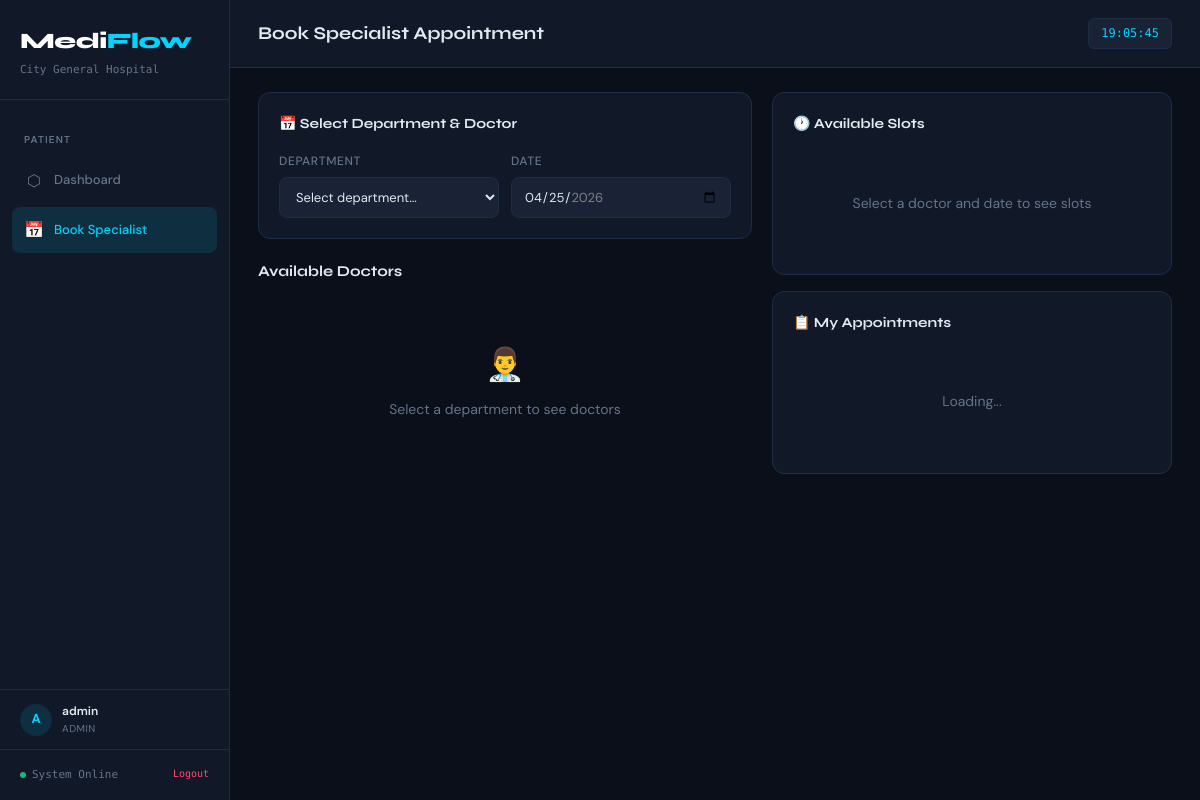
Page /patient/appointments (signed in) on the committed database.
### models/hospital.py (models this page shows, shortened)
class Hospital(db.Model):
    __tablename__ = 'hospitals'
    id         = db.Column(db.Integer, primary_key=True)
    name       = db.Column(db.String(200), nullable=False)
    code       = db.Column(db.String(50), unique=True, nullable=False)  # URL-safe slug
    address    = db.Column(db.String(500), default='')
    phone      = db.Column(db.String(20), default='')
    logo_url   = db.Column(db.String(500), default='')
    is_active  = db.Column(db.Boolean, default=True)
    created_at = db.Column(db.DateTime, default=lambda: datetime.now(timezone.utc))
    users        = db.relationship('User', backref='hospital', lazy='dynamic')
    patients     = db.relationship('Patient', backref='hospital', lazy='dynamic')
    doctors      = db.relationship('Doctor', backref='hospital', lazy='dynamic')
    queue_entries = db.relationship('QueueEntry', backref='hospital', lazy='dynamic')
    appointments = db.relationship('Appointment', backref='hospital', lazy='dynamic')
    activity_logs = db.relationship('ActivityLog', backref='hospital', lazy='dynamic')

### models/user.py (models this page shows, shortened)
class User(db.Model):
    __tablename__ = 'users'
    id            = db.Column(db.Integer, primary_key=True)
    email         = db.Column(db.String(200), unique=True, nullable=False)
    password_hash = db.Column(db.String(200), nullable=False)
    role          = db.Column(db.String(20), nullable=False, default='patient')  # patient | doctor | admin
    hospital_id   = db.Column(db.Integer, db.ForeignKey('hospitals.id'), nullable=False)
    is_active     = db.Column(db.Boolean, default=True)
    is_superadmin = db.Column(db.Boolean, default=False)
    created_at    = db.Column(db.DateTime, default=lambda: datetime.now(timezone.utc))
    patient_profile = db.relationship('Patient', backref='user', uselist=False)
    doctor_profile  = db.relationship('Doctor', backref='user', uselist=False)
    activity_logs   = db.relationship('ActivityLog', backref='user', lazy='dynamic')

### routes/dashboard.py (the view)
@dashboard_bp.route('/patient/appointments')
@role_required('patient')
def patient_appointments():
    user = get_current_user()
    patient = Patient.query.filter_by(user_id=user.id).first()
    doctors = Doctor.query.filter_by(hospital_id=user.hospital_id, is_available=True).all()
    departments = sorted(set(d.department for d in doctors))
    hospital = Hospital.query.get(user.hospital_id)
    return render_template('patient/book_appointment.html',
                           user=user, patient=patient, doctors=doctors,
                           departments=departments, hospital=hospital)

### templates/patient/book_appointment.html (shortened to what this page needs)
{% extends "base.html" %}
{% block page_title %}Book Specialist Appointment{% endblock %}
{% block nav %}
<div class="nav-section">Patient</div>
<a class="nav-item" href="/patient"><span class="icon">⬡</span> Dashboard</a>
<a class="nav-item active" href="/patient/appointments"><span class="icon">📅</span> Book Specialist</a>
{% endblock %}
{% block content %}
<div class="two-col">
  <div>
    <div class="panel" style="margin-bottom:20px">
      <h3>📅 Select Department & Doctor</h3>
      <div class="form-grid">
        <div class="form-group">
          <label>Department</label>
          <select id="bk-dept" onchange="loadDoctorSuggestions()">
            <option value="">Select department...</option>
          </select>
        </div>
        <div class="form-group">
          <label>Date</label>
          <input type="date" id="bk-date" onchange="loadSlots()" />
        </div>
      </div>
    </div>
    <div class="section-header"><span class="section-title">Available Doctors</span></div>
    <div id="doctor-list" class="queue-list">
      <div class="empty"><div class="icon">👨‍⚕️</div>Select a department to see doctors</div>
    </div>
  </div>
  <div>
    <div class="panel" style="margin-bottom:16px">
      <h3>🕐 Available Slots</h3>
      <div id="slot-container">
        <div class="empty">Select a doctor and date to see slots</div>
      </div>
    </div>
    <div class="panel">
      <h3>📋 My Appointments</h3>
      <div id="my-appointments">
        <div class="empty">Loading...</div>
      </div>
    </div>
  </div>
</div>
{% endblock %}

### templates/base.html (shortened to what this page needs)
<!DOCTYPE html>
<html lang="en">
<head>
  <link rel="stylesheet" href="{{ url_for('static', filename='css/style.css') }}" />
</head>
<body>
<div class="app">
  <aside class="sidebar" id="sidebar">
    <div class="sidebar-logo">
      <h1>Medi<span>Flow</span></h1>
      <p>{{ hospital.name if hospital else 'Queue Management' }}</p>
    </div>
    <nav class="nav">
      {% block nav %}{% endblock %}
    </nav>
    <div class="sidebar-user">
      <div class="avatar">{{ user.email[0]|upper if user else '?' }}</div>
      <div class="info">
        <div class="name">{{ user.email.split('@')[0] if user else 'Guest' }}</div>
        <div class="role">{{ user.role|upper if user else '' }}</div>
      </div>
    </div>
    <div class="sidebar-footer">
      <span class="status-dot"></span>System Online
      <a href="/auth/logout" style="float:right;color:var(--critical);font-size:10px;">Logout</a>
    </div>
  </aside>
  <main class="main">
    <div class="topbar">
      <h2 id="page-title">{% block page_title %}Dashboard{% endblock %}</h2>
      <div class="topbar-right">
        <div class="time-badge" id="live-clock">--:--:--</div>
      </div>
    </div>
    <div class="content">
      {% block content %}{% endblock %}
    </div>
  </main>
</div>
</body>
</html>

### rows in the picture
Hospital: name "City General Hospital"
User: email "A", email "admin", role "ADMIN"
